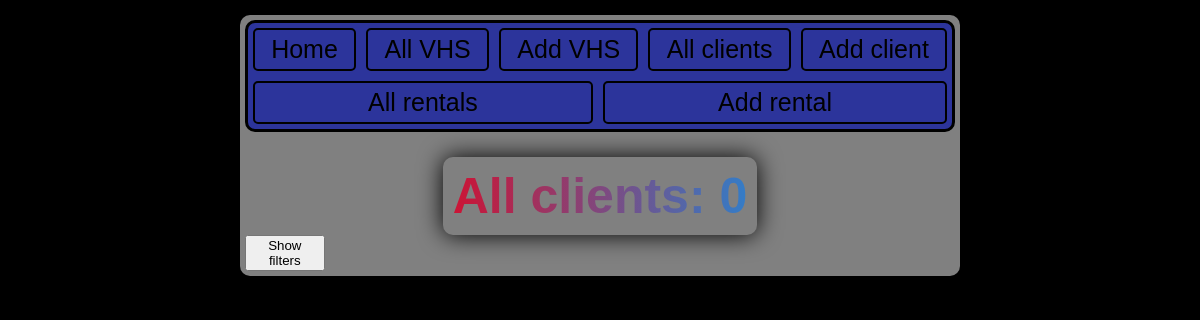
/all_clients, run on an earlier commit of the app's database.
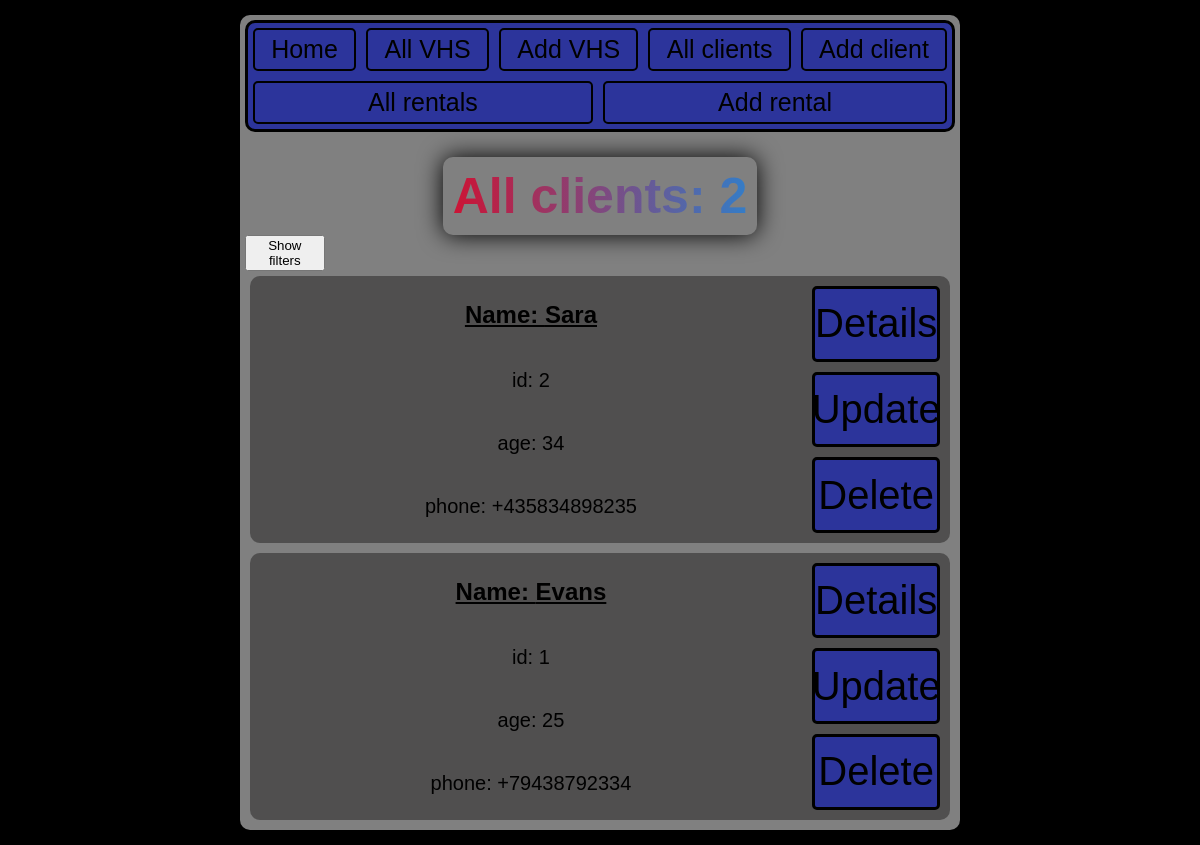
And on a later commit of the database.
### flaskr/db_models.py (models this page shows, shortened)
class Client(db.Model):
    __bind_key__ = 'rentals'
    __tablename__ = 'clients'
    id_client = db.Column(db.Integer, primary_key=True)
    name = db.Column(db.String)
    age = db.Column(db.Integer)
    phone = db.Column(db.String)

### flaskr/routes/client.py (the view)
@app.route("/all_clients")
def all_clients():
    total = Client.query.count()
    min_age = request.args.get("min_age", type=int)
    max_age = request.args.get("max_age", type=int)
    data = {"total": total}
    if min_age and max_age:
        all_clients = Client.query.filter(Client.age.between(min_age, max_age)).all()
        count = Client.query.filter(Client.age.between(min_age, max_age)).count()
        data["count"] = count
    elif min_age:
        all_clients = (
            Client.query.filter(Client.age >= min_age).order_by(Client.age.asc()).all()
        )
        count = Client.query.filter(Client.age >= min_age).count()
        data["count"] = count
    elif max_age:
        all_clients = (
            Client.query.filter(Client.age <= max_age).order_by(Client.age.asc()).all()
        )
        count = Client.query.filter(Client.age <= max_age).count()
        data["count"] = count
    else:
        all_clients = Client.query.order_by(Client.name.desc()).all()
    return render_template("client/all_clients_page.html", all_clients=all_clients, **data)

### flaskr/templates/client/all_clients_page.html (shortened to what this page needs)
{% extends "base.html" %}
{% block content %}
<h1 id="home-title" style="margin-top: 25px;">All clients: {{ total }}</h1>
<button class="filter-button" onclick="document.querySelector('.search').style.display = 'block'; this.style.display = 'none';">
    Show filters
</button>
{% for client in all_clients %}
<div class="cliebt-card">
    <div id="client-info">
    <h2>Name: {{ client.name }}</h2>
    <p>id: {{ client.id_client }}</p>
    <p>age: {{ client.age }}</p>
    <p>phone: {{ client.phone }}</p>
    </div>
    <div id="client-button">
    <a class="button-all" href="/client/{{ client.id_client }}">Details</a>
    <a class="button-all" href="/client/{{ client.id_client }}/update">Update</a>
    <a class="button-all" href="/client/{{ client.id_client }}/delete">Delete</a>
    </div>
</div>
{% endfor %}
{% endblock %}

What changed in the data, as far as the page shows it:
added Client: name "Sara", id_client "2", age "34", phone "+435834898235"
added Client: name "Evans", id_client "1", age "25", phone "+79438792334"
Also different on the page:
{{ total }}: "0" → "2"
